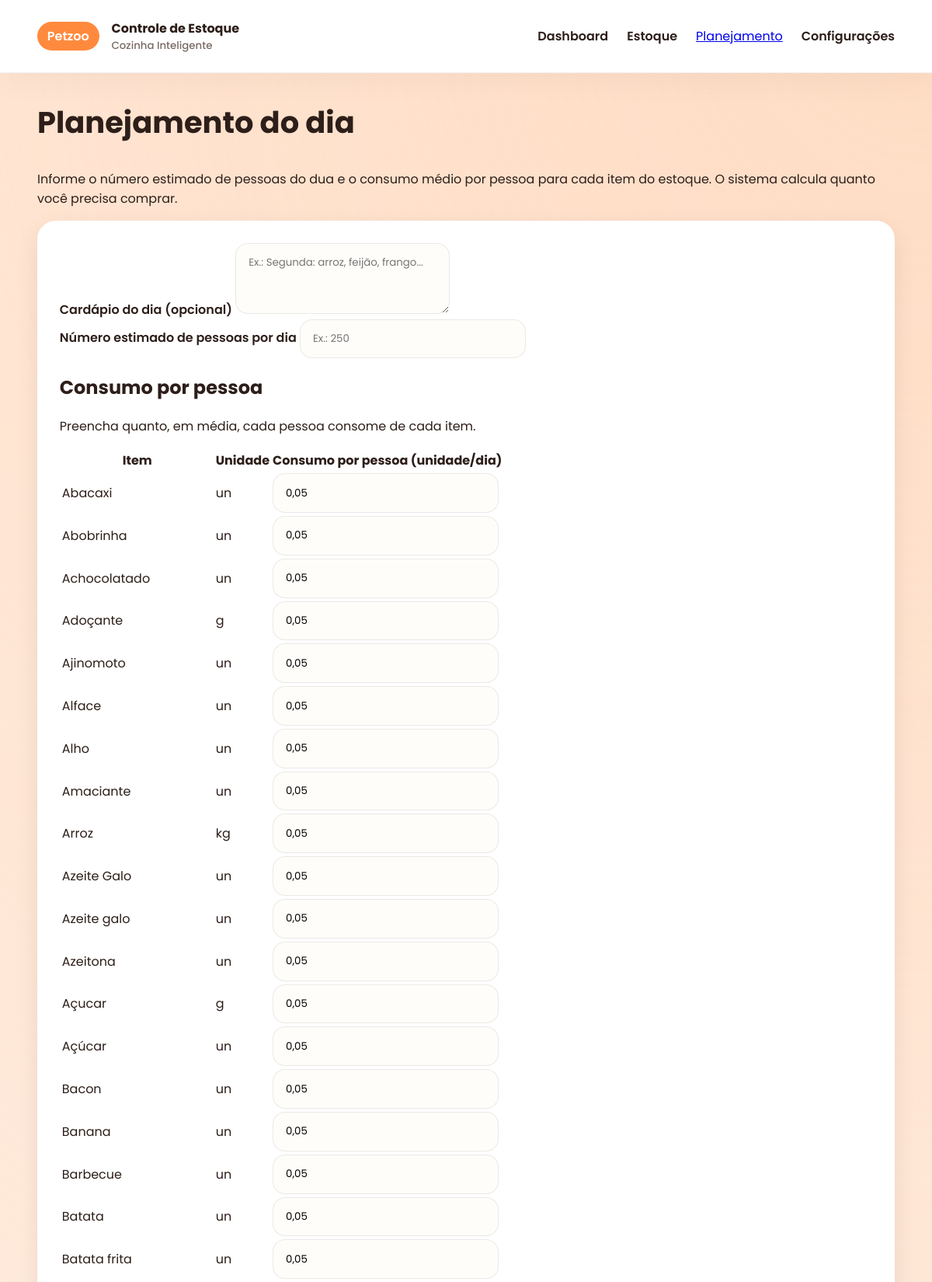
The app's page /planejamento (upper part) with its own data.
### app/models.py (models this page shows, shortened)
class TimestampMixin:
    created_at = db.Column(db.DateTime, default=datetime.utcnow)
    updated_at = db.Column(db.DateTime, default=datetime.utcnow, onupdate=datetime.utcnow)

class Item(db.Model, TimestampMixin):
    __tablename__ = "items"
    id = db.Column(db.Integer, primary_key=True)
    nome = db.Column(db.String(120), nullable=False)
    categoria = db.Column(db.String(120), nullable=True)
    unidade = db.Column(db.String(60), nullable=True)
    estoque_atual = db.Column(db.Integer, default=0)
    estoque_minimo = db.Column(db.Integer, default=0)
    observacoes = db.Column(db.Text, nullable=True)

### app/routes.py (the view, shortened to what this page needs)
@main_bp.route("/planejamento", methods=["GET", "POST"])
def planejamento():
    from app.models import Item  # garante que o Item está importado
    items = Item.query.order_by(Item.nome).all()
    resultados = None
    pessoas = None
    consumos_padrao = {}
    for item in items:
        chave = item.nome.lower()
        valor = CONSUMO_PADRAO.get(chave)
        if valor is not None:
            consumos_padrao[item.id] = valor
    return render_template(
        "planejamento.html",
        items=items,
        resultados=resultados,
        pessoas=pessoas,
        consumos_padrao=consumos_padrao,
    )

### app/templates/planejamento.html (shortened to what this page needs)
{% extends "base.html" %}
{% block content %}
<section class="hero">
  <div class="hero__content">
    <h1>Planejamento do dia</h1>
    <p>
      Informe o número estimado de pessoas do dua e o consumo médio por pessoa
      para cada item do estoque. O sistema calcula quanto você precisa comprar.
    </p>
    <form method="POST" class="card card--form">
      <div class="form-group">
        <label for="cardapio">Cardápio do dia (opcional)</label>
        <textarea
          id="cardapio"
          name="cardapio"
          rows="3"
          placeholder="Ex.: Segunda: arroz, feijão, frango...">{{ cardapio or '' }}</textarea>
      </div>
      <div class="form-group">
        <label for="pessoas">Número estimado de pessoas por dia</label>
        <input
          type="number"
          id="pessoas"
          name="pessoas"
          min="0"
          value="{{ pessoas or '' }}"
          placeholder="Ex.: 250"
          required
        />
      </div>
      <h2>Consumo por pessoa</h2>
      <p>Preencha quanto, em média, cada pessoa consome de cada item.</p>
      <table class="table">
        <thead>
          <tr>
            <th>Item</th>
            <th>Unidade</th>
            <th>Consumo por pessoa (unidade/dia)</th>
          </tr>
        </thead>
        <tbody>
          {% for item in items %}
          <tr>
            <td>{{ item.nome }}</td>
            <td>{{ item.unidade }}</td>
            <td>
             <input
  type="text"
  name="consumo_{{ item.id }}"
  value="0,05"
  placeholder="Ex.: 0,05"
/>
            </td>
          </tr>
          {% endfor %}
        </tbody>
      </table>
    </form>
  </div>
</section>
{% endblock %}

### app/static/css/styles.css (style rules this page uses)
:root { --bg: #fff8f2; --card: #ffffff; --accent: #ff8a3d; --accent-dark: #f0680c; --text: #2d1e19; --muted: #7a6a64; --success: #e3f6ed; --error: #ffe0e0; }
* { box-sizing: border-box; }
body { font-family: 'Poppins', Arial, sans-serif; background: var(--bg); color: var(--text); margin: 0; min-height: 100vh; }
.hero { display: grid; grid-template-columns: repeat(auto-fit, minmax(280px, 1fr)); gap: 2rem; align-items: center; margin-bottom: 2.5rem; }
.hero h1 { font-size: 2.4rem; margin-top: 0.2rem; }
.card, .info-card { background: var(--card); padding: 1.8rem; border-radius: 24px; box-shadow: 0 10px 30px rgba(0,0,0,0.08); }
label { font-weight: 600; }
input, textarea { border-radius: 16px; border: 1px solid rgba(0,0,0,0.08); padding: 0.9rem 1rem; font-family: inherit; background: #fffdfa; }
textarea { min-height: 80px; }

### records on screen
Item: nome "Abacaxi", unidade "un"
Item: nome "Abobrinha", unidade "un"
Item: nome "Achocolatado", unidade "un"
Item: nome "Adoçante", unidade "g"
Item: nome "Ajinomoto", unidade "un"
Item: nome "Alface", unidade "un"
Item: nome "Alho", unidade "un"
Item: nome "Amaciante", unidade "un"
Item: nome "Arroz", unidade "kg"
Item: nome "Azeite Galo", unidade "un"
Item: nome "Azeite galo", unidade "un"
Item: nome "Azeitona", unidade "un"
Item: nome "Açucar", unidade "g"
Item: nome "Açúcar", unidade "un"
Item: nome "Bacon", unidade "un"
Item: nome "Banana", unidade "un"
Item: nome "Barbecue", unidade "un"
Item: nome "Batata", unidade "un"
Item: nome "Batata frita", unidade "un"
